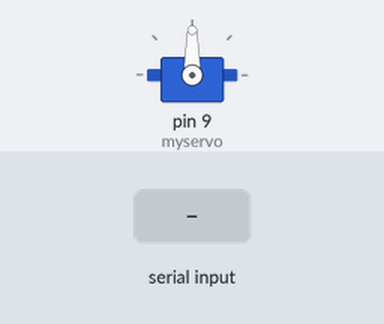
Recording of a sketch running on a simulated Arduino Uno, built with avr-gcc and run on an emulated ATmega328P. On the bench: servo. The inputs (shaded band) are chosen by the test bench.

Above: at 1.2 s.
1.3 s: "D" received over Serial
At 1.9 s:
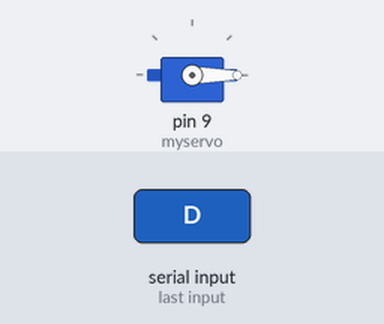
2.8 s: "E" received over Serial
At 4.0 s:
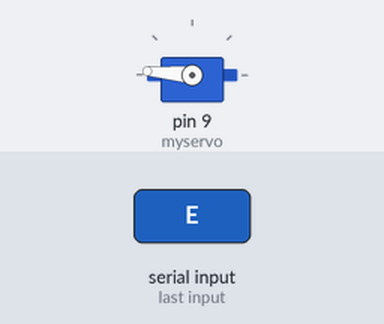
4.3 s: "R" received over Serial
At 5.4 s:
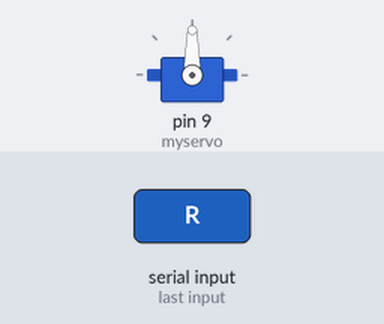
Timing chart, 0 to 7.3 s (numbered marks = the images above; inputs shaded):
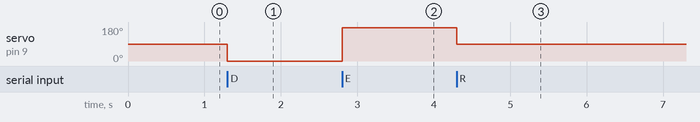

Measured:
- after the input at 1.3 s, servo on pin 9 (myservo): 90° → 0° at once
- after the input at 2.8 s, servo on pin 9 (myservo): 0° → 175° at once
- after the input at 4.3 s, servo on pin 9 (myservo): 175° → 90° at once

The sketch:

servo_ruby.pde
```cpp
#include <Servo.h>

Servo myservo;  // create servo object to control a servo
                // a maximum of eight servo objects can be created

int posE = 175;
int posD = 0; // variable to store the servo position
int pos = 90;


void setup()
{
  Serial.begin(9600);
  myservo.attach(9);  // attaches the servo on pin 9 to the servo object
  myservo.write(pos);
}


void loop() {

 if(Serial.available() > 0)
  {
    int entrada = Serial.read();

    switch (entrada){
      case 'D':
        direita();
        break;

      case 'E':
        esquerda();
        break;

       case 'R':
        centro();
        break;

    }
  }
}


void centro(){
  myservo.write(pos);

}

 void direita(){
  myservo.write(posD);

}
void esquerda(){
  myservo.write(posE);


}
```
